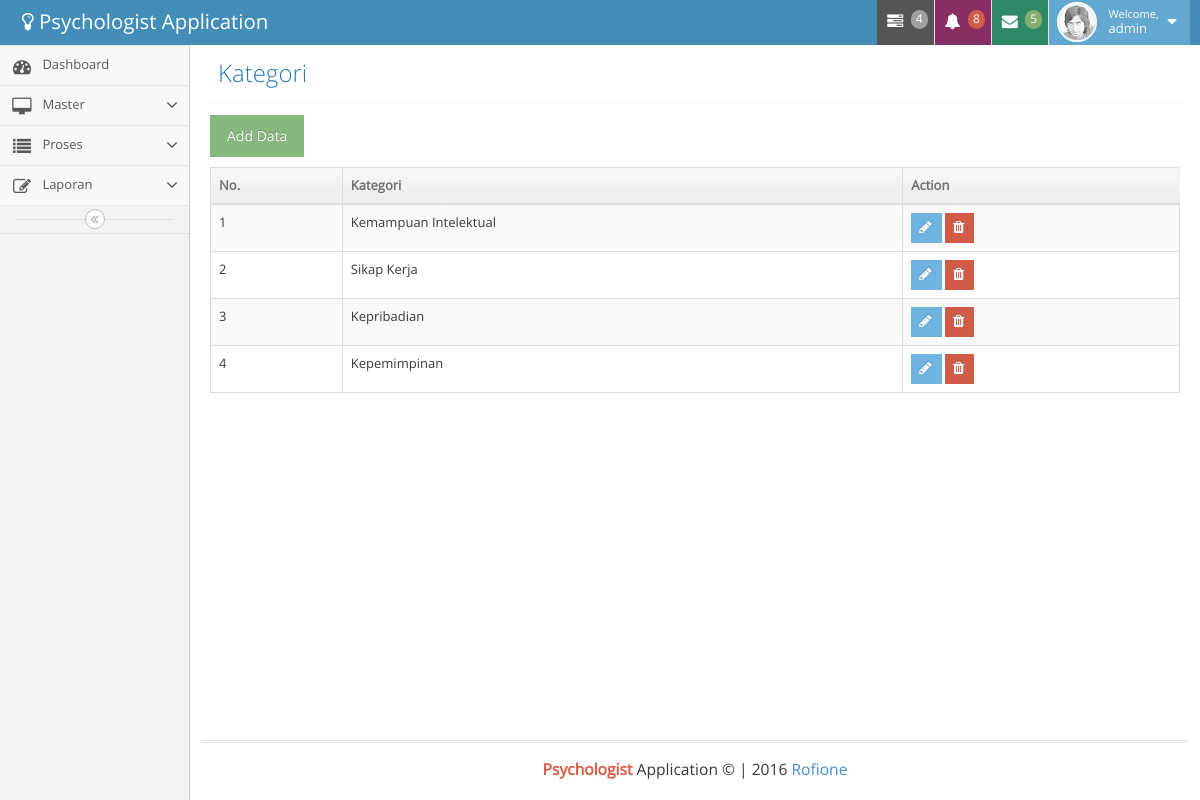
/index.php?psi=kategori (signed in), run on the app's committed database.
### tables this page shows
CREATE TABLE `kategori` (
  `id` bigint(11) NOT NULL AUTO_INCREMENT,
  `nama` varchar(50) NOT NULL,
  PRIMARY KEY (`id`)
);

### kategori.php (the view, shortened to what this page needs)
<div class="page-header">
    <h1>
        Kategori
    </h1>
</div>
<div class="row">
    <div class="col-xs-12">
        <p><a class="btn btn-success" data-target="#ModalAdd" data-toggle="modal">Add Data</a></p>
        <table id="example" class="table table-striped table-bordered">
            <thead>
            <th>No.</th>
            <th>Kategori</th>
            <th>Action</th>
            </thead>
            <?php
            $no = 0;
            $qSkala = mysql_query("SELECT * FROM kategori");
            while ($dataSkala = mysql_fetch_array($qSkala)) {
                $no++;
                ?>
                <tr>
                    <td><?php echo $no; ?></td>
                    <td><?php echo $dataSkala['nama']; ?></td>
                    <td>
                        <a href="#" class='btn btn-xs btn-info open_modal' id='<?php echo $dataSkala['id']; ?>'><i class="ace-icon fa fa-pencil bigger-120"></i></a>
                        <a href="#" class='btn btn-xs btn-danger'onclick="confirm_modal('kategoriDel.php?&skala_id=<?php echo $dataSkala['id']; ?>');"><i class="ace-icon fa fa-trash bigger-120"></i></a>
                    </td>
                </tr>
            <?php } ?>
        </table>
    </div>
</div>

### data on the page
kategori: nama "Kemampuan Intelektual"
kategori: nama "Sikap Kerja"
kategori: nama "Kepribadian"
kategori: nama "Kepemimpinan"

### other printed values
$get['uName'] "admin"
